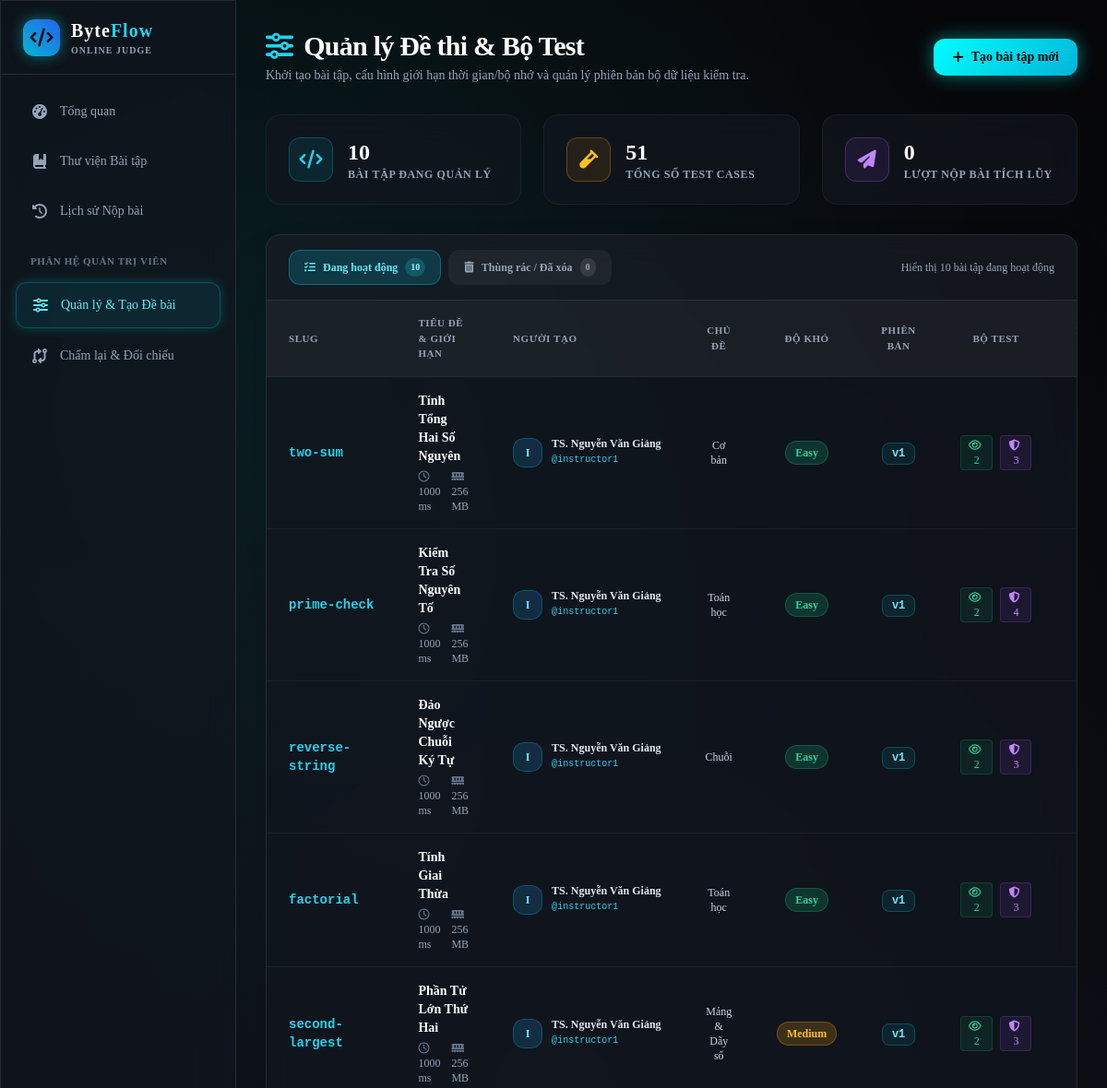
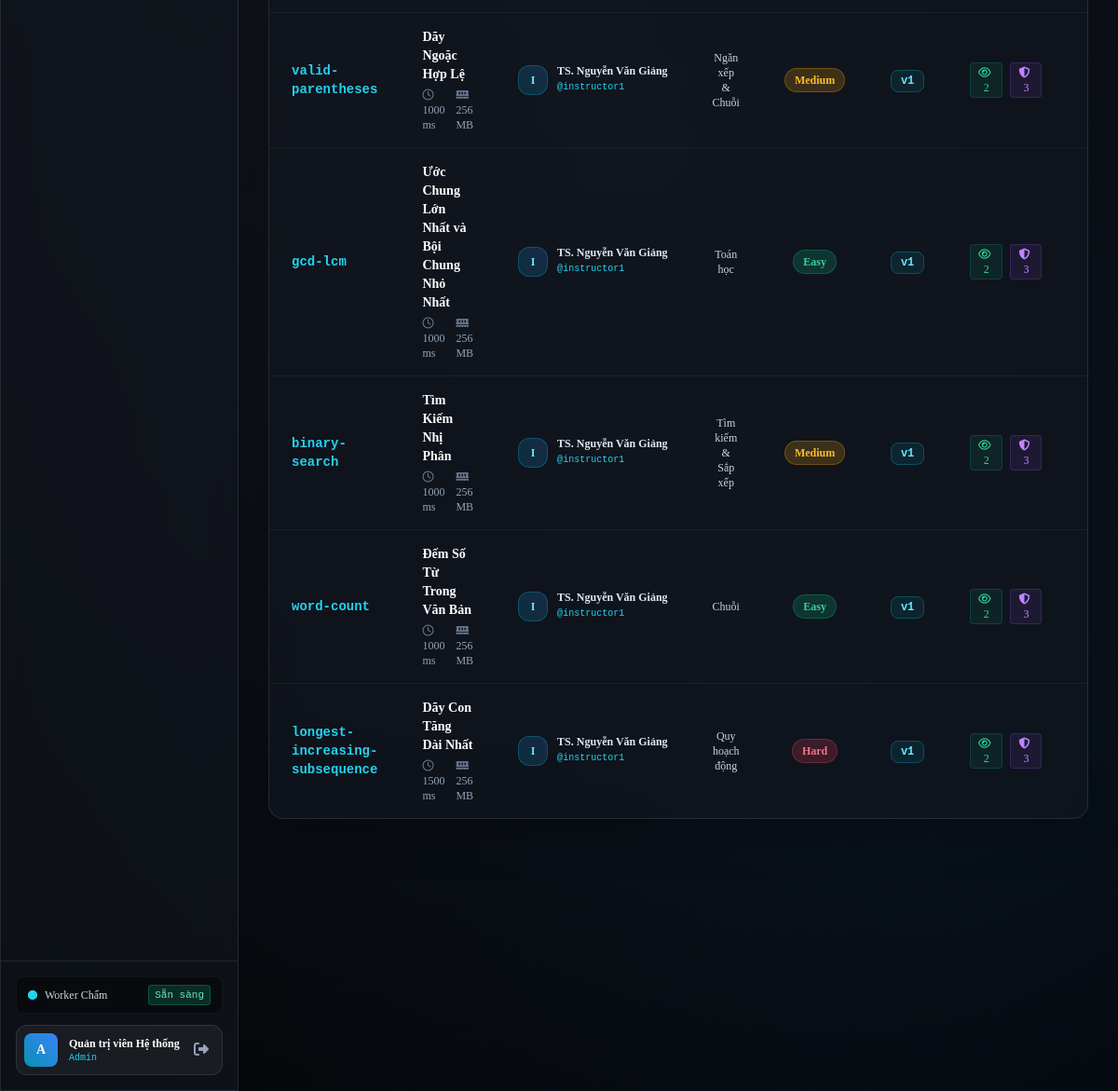
Page /manage_problems.php (signed in) on the committed database (2 pictures, top to bottom).
### tables this page shows
CREATE TABLE `problems` (
  `id` INT AUTO_INCREMENT PRIMARY KEY,
  `slug` VARCHAR(100) NOT NULL UNIQUE,
  `title` VARCHAR(200) NOT NULL,
  `topic` VARCHAR(100) NOT NULL,
  `difficulty` ENUM('Easy', 'Medium', 'Hard') NOT NULL DEFAULT 'Easy',
  `current_version_id` INT NULL COMMENT 'Trỏ đến phiên bản bộ dữ liệu đang hiệu lực',
  `source_attribution` TEXT NULL COMMENT 'Nguồn gốc hợp lệ & giấy phép sử dụng (VD: CSES, Kattis, MIT)',
  `is_public` TINYINT(1) NOT NULL DEFAULT 1 COMMENT '1 = Công khai; 0 = Chỉ trong lớp học',
  `created_by` INT NOT NULL,
  `created_at` DATETIME NOT NULL DEFAULT CURRENT_TIMESTAMP,
  `deleted_at` DATETIME NULL DEFAULT NULL COMMENT 'Thời điểm xóa mềm (NULL = đang hoạt động)',
  INDEX `idx_problems_difficulty` (`difficulty`),
  INDEX `idx_problems_topic` (`topic`),
  INDEX `idx_problems_creator` (`created_by`),
  INDEX `idx_problems_deleted_at` (`deleted_at`),
  CONSTRAINT `fk_problems_creator` FOREIGN KEY (`created_by`) REFERENCES `users` (`id`) ON DELETE CASCADE
);

CREATE TABLE `problem_versions` (
  `id` INT AUTO_INCREMENT PRIMARY KEY,
  `problem_id` INT NOT NULL,
  `version_number` INT NOT NULL DEFAULT 1,
  `description` LONGTEXT NOT NULL,
  `input_description` TEXT NOT NULL,
  `output_description` TEXT NOT NULL,
  `constraints` TEXT NOT NULL,
  `time_limit_ms` INT NOT NULL DEFAULT 1000 COMMENT 'Giới hạn thời gian (mili-giây)',
  `memory_limit_kb` INT NOT NULL DEFAULT 262144 COMMENT 'Giới hạn bộ nhớ (KB)',
  `changelog` TEXT NULL COMMENT 'Mô tả thay đổi so với phiên bản trước',
  `created_by` INT NOT NULL,
  `created_at` DATETIME NOT NULL DEFAULT CURRENT_TIMESTAMP,
  UNIQUE KEY `uq_problem_version` (`problem_id`, `version_number`),
  INDEX `idx_pv_problem` (`problem_id`),
  CONSTRAINT `fk_pv_problem` FOREIGN KEY (`problem_id`) REFERENCES `problems` (`id`) ON DELETE CASCADE,
  CONSTRAINT `fk_pv_creator` FOREIGN KEY (`created_by`) REFERENCES `users` (`id`) ON DELETE CASCADE
);

CREATE TABLE `users` (
  `id` INT AUTO_INCREMENT PRIMARY KEY,
  `username` VARCHAR(50) NOT NULL UNIQUE,
  `email` VARCHAR(100) NOT NULL UNIQUE,
  `password_hash` VARCHAR(255) NOT NULL,
  `full_name` VARCHAR(100) NOT NULL,
  `role` ENUM('learner', 'instructor', 'admin') NOT NULL DEFAULT 'learner',
  `created_at` DATETIME NOT NULL DEFAULT CURRENT_TIMESTAMP,
  INDEX `idx_users_role` (`role`)
);

### core/Auth.php (called while the page is built, shortened)
<?php
class Auth
{
    public static function role(): string
    {
        return $_SESSION['role'] ?? 'guest';
    }
    public static function isAdmin(): bool
    {
        return self::role() === 'admin';
    }
}

### manage_problems.php (the view, shortened to what this page needs)
<?php
require_once __DIR__ . '/core/Auth.php';
$pdo = getDbConnection();
$currentTab = ($_GET['tab'] ?? 'active') === 'trash' ? 'trash' : 'active';
$countParams = [];
$creatorCondition = "";
$activeCountStmt = $pdo->prepare("SELECT COUNT(*) FROM problems p WHERE p.deleted_at IS NULL {$creatorCondition}");
$activeCountStmt->execute($countParams);
$activeCount = (int)$activeCountStmt->fetchColumn();
$trashCountStmt = $pdo->prepare("SELECT COUNT(*) FROM problems p WHERE p.deleted_at IS NOT NULL {$creatorCondition}");
$trashCountStmt->execute($countParams);
$trashCount = (int)$trashCountStmt->fetchColumn();
$params = [];
$whereClause = $currentTab === 'trash' ? "WHERE p.deleted_at IS NOT NULL" : "WHERE p.deleted_at IS NULL";
$query = "
    SELECT
        p.*,
        u.username AS creator_username,
        u.full_name AS creator_name,
        pv.version_number AS current_version_number,
        pv.time_limit_ms,
        pv.memory_limit_kb,
        pv.description,
        pv.input_description,
        pv.output_description,
        pv.constraints,
        (SELECT COUNT(*) FROM test_cases tc WHERE tc.problem_version_id = p.current_version_id AND tc.is_hidden = 0) AS public_test_count,
        (SELECT COUNT(*) FROM test_cases tc WHERE tc.problem_version_id = p.current_version_id AND tc.is_hidden = 1) AS hidden_test_count,
        (SELECT COUNT(*) FROM submissions s WHERE s.problem_id = p.id) AS total_submissions
    FROM problems p
    LEFT JOIN users u ON p.created_by = u.id
    LEFT JOIN problem_versions pv ON p.current_version_id = pv.id
    {$whereClause}
    ORDER BY " . ($currentTab === 'trash' ? "p.deleted_at DESC, p.id DESC" : "p.id ASC") . "
";
$stmt = $pdo->prepare($query);
$stmt->execute($params);
$problems = $stmt->fetchAll();
require_once __DIR__ . '/includes/header.php';
require_once __DIR__ . '/includes/sidebar.php';
?>
<div class="pl-64 min-h-screen flex flex-col w-full">
  <main class="p-8 max-w-7xl w-full mx-auto space-y-8 flex-1">
  <div class="flex flex-col md:flex-row md:items-center justify-between gap-4">
    <div>
      <h1 class="text-3xl font-black tracking-tight text-white flex items-center gap-3">
        <i class="fa-solid fa-sliders text-cyan-400"></i>
        <span>Quản lý Đề thi & Bộ Test</span>
      </h1>
      <p class="text-slate-400 text-sm mt-1">
        Khởi tạo bài tập, cấu hình giới hạn thời gian/bộ nhớ và quản lý phiên bản bộ dữ liệu kiểm tra.
      </p>
    </div>
    <div>
      <button type="button" onclick="openModal('createModal')" class="btn-cyan px-5 py-2.5 rounded-xl text-black font-black text-sm flex items-center space-x-2 shadow-[0_0_20px_rgba(0,255,255,0.45)] hover:scale-105 transition-all cursor-pointer">
        <i class="fa-solid fa-plus text-black font-bold"></i>
        <span>Tạo bài tập mới</span>
      </button>
    </div>
  </div>
  <div class="grid grid-cols-1 md:grid-cols-3 gap-6">
    <div class="glass-panel p-6 rounded-2xl flex items-center space-x-4 border border-white/5">
      <div class="w-12 h-12 rounded-xl bg-cyan-500/10 border border-cyan-500/30 text-cyan-400 flex items-center justify-center text-xl">
        <i class="fa-solid fa-code"></i>
      </div>
      <div>
        <div class="text-2xl font-black text-white"><?= count($problems) ?></div>
        <div class="text-xs text-slate-400 uppercase tracking-wider font-semibold">Bài tập đang quản lý</div>
      </div>
    </div>
    <div class="glass-panel p-6 rounded-2xl flex items-center space-x-4 border border-white/5">
      <div class="w-12 h-12 rounded-xl bg-amber-500/10 border border-amber-500/30 text-amber-400 flex items-center justify-center text-xl">
        <i class="fa-solid fa-vial"></i>
      </div>
      <div>
        <div class="text-2xl font-black text-white">
          <?= array_sum(array_map(fn($p) => (int)$p['public_test_count'] + (int)$p['hidden_test_count'], $problems)) ?>
        </div>
        <div class="text-xs text-slate-400 uppercase tracking-wider font-semibold">Tổng số Test Cases</div>
      </div>
    </div>
    <div class="glass-panel p-6 rounded-2xl flex items-center space-x-4 border border-white/5">
      <div class="w-12 h-12 rounded-xl bg-purple-500/10 border border-purple-500/30 text-purple-400 flex items-center justify-center text-xl">
        <i class="fa-solid fa-paper-plane"></i>
      </div>
      <div>
        <div class="text-2xl font-black text-white">
          <?= array_sum(array_map(fn($p) => (int)$p['total_submissions'], $problems)) ?>
        </div>
        <div class="text-xs text-slate-400 uppercase tracking-wider font-semibold">Lượt nộp bài tích lũy</div>
      </div>
    </div>
  </div>
  <div class="glass-panel rounded-2xl border border-white/10 overflow-hidden shadow-2xl">
    <div class="px-6 py-4 border-b border-white/10 flex flex-col sm:flex-row sm:items-center justify-between gap-3 bg-white/[0.02]">
      <div class="flex items-center space-x-2">
        <a href="?tab=active" class="px-4 py-2 rounded-xl text-xs font-bold transition-all flex items-center space-x-2 <?= $currentTab === 'active' ? 'bg-cyan-500/20 text-cyan-300 border border-cyan-500/40 shadow-sm' : 'bg-white/5 hover:bg-white/10 text-slate-400 hover:text-white border border-transparent' ?>">
          <i class="fa-solid fa-list-check"></i>
          <span>Đang hoạt động</span>
          <span class="ml-1 px-1.5 py-0.5 rounded-full text-[10px] <?= $currentTab === 'active' ? 'bg-cyan-400/20 text-cyan-200' : 'bg-white/10 text-slate-400' ?>"><?= $activeCount ?></span>
        </a>
        <a href="?tab=trash" class="px-4 py-2 rounded-xl text-xs font-bold transition-all flex items-center space-x-2 <?= $currentTab === 'trash' ? 'bg-rose-500/20 text-rose-300 border border-rose-500/40 shadow-sm' : 'bg-white/5 hover:bg-white/10 text-slate-400 hover:text-white border border-transparent' ?>">
          <i class="fa-solid fa-trash-can"></i>
          <span>Thùng rác / Đã xóa</span>
          <span class="ml-1 px-1.5 py-0.5 rounded-full text-[10px] <?= $currentTab === 'trash' ? 'bg-rose-400/20 text-rose-200' : 'bg-white/10 text-slate-400' ?>"><?= $trashCount ?></span>
        </a>
      </div>
      <span class="text-xs text-slate-400">
        <?= $currentTab === 'trash' ? 'Hiển thị ' . count($problems) . ' bài tập trong thùng rác (có thể khôi phục)' : 'Hiển thị ' . count($problems) . ' bài tập đang hoạt động' ?>
      </span>
    </div>
    <div class="overflow-x-auto">
      <table class="w-full text-left border-collapse">
        <thead>
          <tr class="bg-white/5 text-[11px] uppercase tracking-wider text-slate-400 font-bold border-b border-white/10">
            <th class="py-4 px-6">Slug</th>
            <th class="py-4 px-6">Tiêu đề & Giới hạn</th>
            <?php if (Auth::isAdmin()): ?>
              <th class="py-4 px-6">Người tạo</th>
            <?php endif; ?>
            <th class="py-4 px-6 text-center">Chủ đề</th>
            <th class="py-4 px-6 text-center">Độ khó</th>
            <th class="py-4 px-6 text-center">Phiên bản</th>
            <th class="py-4 px-6 text-center">Bộ Test</th>
            <th class="py-4 px-6 text-center">Lượt nộp</th>
          </tr>
        </thead>
        <tbody class="divide-y divide-white/5 text-sm">
          <?php if (empty($problems)): ?>
            <tr>
              <td colspan="<?= Auth::isAdmin() ? 9 : 8 ?>" class="py-12 text-center text-slate-500">
                <?php if ($currentTab === 'trash'): ?>
                  <i class="fa-solid fa-trash-can text-4xl mb-3 block text-slate-600"></i>
                  Thùng rác trống! Không có bài tập nào bị xóa.
                <?php else: ?>
                  <i class="fa-solid fa-box-open text-4xl mb-3 block"></i>
                  Chưa có bài tập nào. Hãy nhấn "Tạo bài tập mới" để bắt đầu!
                <?php endif; ?>
              </td>
            </tr>
          <?php else: ?>
            <?php foreach ($problems as $p): ?>
              <tr class="hover:bg-white/[0.02] transition-colors group" id="problem-row-<?= (int)$p['id'] ?>">
                <td class="py-4 px-6 font-mono font-bold <?= $currentTab === 'trash' ? 'text-slate-400 line-through' : 'text-cyan-400' ?>">
                  <?php if ($currentTab === 'trash'): ?>
                    <span><?= htmlspecialchars($p['slug']) ?></span>
                  <?php else: ?>
                    <a href="/BaiTapLon/solve.php?slug=<?= urlencode($p['slug']) ?>" class="hover:underline">
                      <?= htmlspecialchars($p['slug']) ?>
                    </a>
                  <?php endif; ?>
                </td>
                <td class="py-4 px-6">
                  <div class="font-semibold <?= $currentTab === 'trash' ? 'text-slate-300' : 'text-white group-hover:text-cyan-300' ?> transition-colors">
                    <?= htmlspecialchars($p['title']) ?>
                  </div>
                  <div class="text-xs text-slate-400 flex items-center space-x-3 mt-1">
                    <?php if ($currentTab === 'trash' && !empty($p['deleted_at'])): ?>
                      <span class="text-rose-400"><i class="fa-regular fa-calendar-xmark mr-1"></i>Đã xóa: <?= date('d/m/Y H:i', strtotime($p['deleted_at'])) ?></span>
                    <?php else: ?>
                      <span><i class="fa-regular fa-clock text-slate-500 mr-1"></i><?= $p['time_limit_ms'] ?? 1000 ?> ms</span>
                      <span><i class="fa-solid fa-memory text-slate-500 mr-1"></i><?= round(($p['memory_limit_kb'] ?? 262144) / 1024) ?> MB</span>
                    <?php endif; ?>
                  </div>
                </td>
                <?php if (Auth::isAdmin()): ?>
                  <td class="py-4 px-6">
                    <div class="flex items-center space-x-2.5">
                      <div class="w-8 h-8 rounded-xl bg-gradient-to-tr from-cyan-600/20 to-blue-500/20 border border-cyan-500/30 text-cyan-300 font-bold flex items-center justify-center text-xs shrink-0 shadow-sm">
                        <?= strtoupper(substr($p['creator_username'] ?? 'U', 0, 1)) ?>
                      </div>
                      <div class="truncate max-w-[150px]">
                        <div class="text-xs font-semibold text-slate-200 truncate">
                          <?= htmlspecialchars($p['creator_name'] ?: ($p['creator_username'] ?: 'Quản trị viên')) ?>
                        </div>
                        <div class="text-[10px] text-cyan-400 font-mono">
                          @<?= htmlspecialchars($p['creator_username'] ?: 'admin') ?>
                        </div>
                      </div>
                    </div>
                  </td>
                <?php endif; ?>
                <td class="py-4 px-6 text-center text-slate-300 text-xs">
                  <?= htmlspecialchars($p['topic']) ?>
                </td>
                <td class="py-4 px-6 text-center">
                  <?php
                    $diffBadge = match($p['difficulty']) {
                        'Easy'   => 'bg-emerald-500/20 text-emerald-400 border-emerald-500/30',
                        'Medium' => 'bg-amber-500/20 text-amber-400 border-amber-500/30',
                        'Hard'   => 'bg-rose-500/20 text-rose-400 border-rose-500/30',
                        default  => 'bg-slate-500/20 text-slate-400 border-slate-500/30'
                    };
                  ?>
                  <span class="inline-block px-2.5 py-1 rounded-full text-xs font-semibold border <?= $diffBadge ?>">
                    <?= htmlspecialchars($p['difficulty']) ?>
                  </span>
                </td>
                <td class="py-4 px-6 text-center">
                  <span class="px-2.5 py-1 rounded-lg bg-cyan-500/10 text-cyan-300 border border-cyan-500/30 text-xs font-mono font-bold">
                    v<?= $p['current_version_number'] ?? '1' ?>
                  </span>
                </td>
                <td class="py-4 px-6 text-center text-xs">
                  <div class="flex items-center justify-center space-x-2">
                    <span class="px-2 py-0.5 rounded bg-emerald-500/10 text-emerald-400 border border-emerald-500/20" title="Công khai">
                      <i class="fa-regular fa-eye mr-1"></i><?= $p['public_test_count'] ?>
                    </span>
                    <span class="px-2 py-0.5 rounded bg-purple-500/10 text-purple-400 border border-purple-500/20" title="Chấm kín">
                      <i class="fa-solid fa-shield-halved mr-1"></i><?= $p['hidden_test_count'] ?>
                    </span>
                  </div>
                </td>
                <td class="py-4 px-6 text-center font-mono text-slate-300">
                </td>
              </tr>
            <?php endforeach; ?>
          <?php endif; ?>
        </tbody>
      </table>
    </div>
  </div>
</div>
<?php require_once __DIR__ . '/includes/footer.php'; ?>

### assets/css/style.css (style rules this page uses)
:root { --bg-deep: #050507; --bg-card: rgba(18, 22, 31, 0.7); --bg-card-subtle: rgba(25, 30, 42, 0.55); --bg-input: rgba(10, 13, 20, 0.65); --border-glass: rgba(255, 255, 255, 0.1); --border-glass-hover: rgba(0, 255, 255, 0.4); --cyan-accent: #00FFFF; --cyan-glow: rgba(0, 255, 255, 0.35); --font-sans: 'Times New Roman', Times, serif; --font-mono: 'JetBrains Mono', monospace; }
body { font-family: var(--font-sans); background-color: var(--bg-deep); color: #E2E8F0; overflow-x: hidden; min-height: 100vh; }
.glass-panel { background: var(--bg-card); backdrop-filter: blur(16px); -webkit-backdrop-filter: blur(16px); border: 1px solid var(--border-glass); }
.btn-cyan { background: linear-gradient(135deg, #00FFFF 0%, #00B4D8 100%); color: #050507; font-weight: 600; border-radius: 0.5rem; padding: 0.5rem 1.25rem; transition: all 0.25s ease; box-shadow: 0 0 12px rgba(0, 255, 255, 0.35); }

### rows in the picture
problems: slug "two-sum", title "Tính Tổng Hai Số Nguyên", current_version.time_limit_ms "1000", ($p['memory_limit_kb']??262144)/1024 "256", created_by.username "I", created_by.full_name "TS. Nguyễn Văn Giảng", created_by.username "instructor1", topic "Cơ bản", difficulty "Easy", current_version.version_number "1", public_test_count "2", hidden_test_count "3"
problems: slug "prime-check", title "Kiểm Tra Số Nguyên Tố", current_version.time_limit_ms "1000", ($p['memory_limit_kb']??262144)/1024 "256", created_by.username "I", created_by.full_name "TS. Nguyễn Văn Giảng", created_by.username "instructor1", topic "Toán học", difficulty "Easy", current_version.version_number "1", public_test_count "2", hidden_test_count "4"
problems: slug "reverse-string", title "Đảo Ngược Chuỗi Ký Tự", current_version.time_limit_ms "1000", ($p['memory_limit_kb']??262144)/1024 "256", created_by.username "I", created_by.full_name "TS. Nguyễn Văn Giảng", created_by.username "instructor1", topic "Chuỗi", difficulty "Easy", current_version.version_number "1", public_test_count "2", hidden_test_count "3"
problems: slug "factorial", title "Tính Giai Thừa", current_version.time_limit_ms "1000", ($p['memory_limit_kb']??262144)/1024 "256", created_by.username "I", created_by.full_name "TS. Nguyễn Văn Giảng", created_by.username "instructor1", topic "Toán học", difficulty "Easy", current_version.version_number "1", public_test_count "2", hidden_test_count "3"
problems: slug "second-largest", title "Phần Tử Lớn Thứ Hai", current_version.time_limit_ms "1000", ($p['memory_limit_kb']??262144)/1024 "256", created_by.username "I", created_by.full_name "TS. Nguyễn Văn Giảng", created_by.username "instructor1", topic "Mảng & Dãy số", difficulty "Medium", current_version.version_number "1", public_test_count "2", hidden_test_count "3"
problems: slug "valid-parentheses", title "Dãy Ngoặc Hợp Lệ", current_version.time_limit_ms "1000", ($p['memory_limit_kb']??262144)/1024 "256", created_by.username "I", created_by.full_name "TS. Nguyễn Văn Giảng", created_by.username "instructor1", topic "Ngăn xếp & Chuỗi", difficulty "Medium", current_version.version_number "1", public_test_count "2", hidden_test_count "3"
problems: slug "gcd-lcm", title "Ước Chung Lớn Nhất và Bội Chung Nhỏ Nhất", current_version.time_limit_ms "1000", ($p['memory_limit_kb']??262144)/1024 "256", created_by.username "I", created_by.full_name "TS. Nguyễn Văn Giảng", created_by.username "instructor1", topic "Toán học", difficulty "Easy", current_version.version_number "1", public_test_count "2", hidden_test_count "3"
problems: slug "binary-search", title "Tìm Kiếm Nhị Phân", current_version.time_limit_ms "1000", ($p['memory_limit_kb']??262144)/1024 "256", created_by.username "I", created_by.full_name "TS. Nguyễn Văn Giảng", created_by.username "instructor1", topic "Tìm kiếm & Sắp xếp", difficulty "Medium", current_version.version_number "1", public_test_count "2", hidden_test_count "3"
problems: slug "word-count", title "Đếm Số Từ Trong Văn Bản", current_version.time_limit_ms "1000", ($p['memory_limit_kb']??262144)/1024 "256", created_by.username "I", created_by.full_name "TS. Nguyễn Văn Giảng", created_by.username "instructor1", topic "Chuỗi", difficulty "Easy", current_version.version_number "1", public_test_count "2", hidden_test_count "3"
problems: slug "longest-increasing-subsequence", title "Dãy Con Tăng Dài Nhất", current_version.time_limit_ms "1500", ($p['memory_limit_kb']??262144)/1024 "256", created_by.username "I", created_by.full_name "TS. Nguyễn Văn Giảng", created_by.username "instructor1", topic "Quy hoạch động", difficulty "Hard", current_version.version_number "1", public_test_count "2", hidden_test_count "3"

### other values in the picture
substr($currentUser['username'], 0, 1) "A"
Security::escape($currentUser['full_name']) "Quản trị viên Hệ thống"
Security::escape($currentUser['role']) "Admin"
count($problems) "10"
$activeCount "10"
$trashCount "0"
